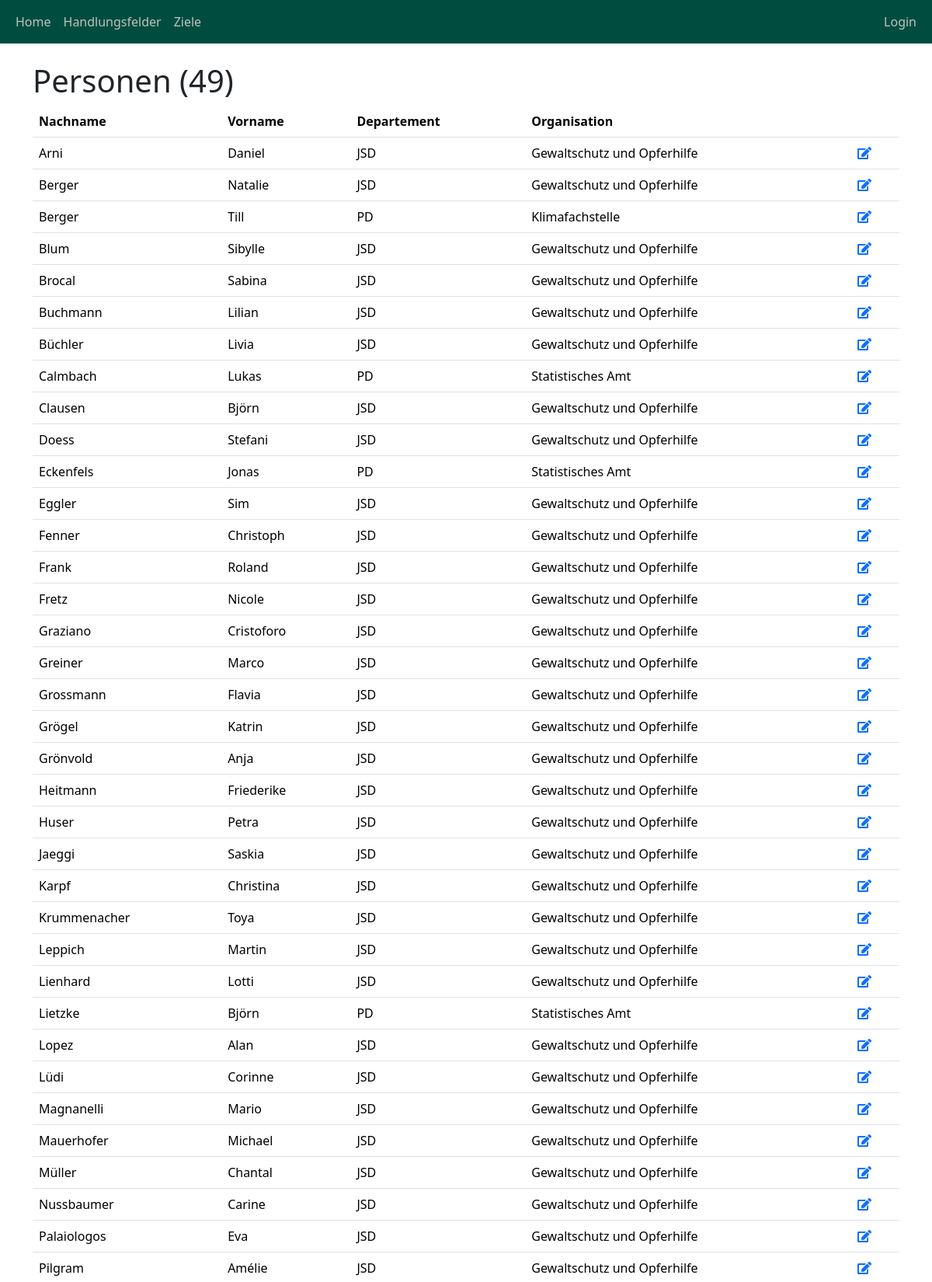
Screenshot of /personen/ (upper part) with the database file from the repository.
### objective_manager_app/models.py (models this page shows, shortened)
class Person(models.Model):
    user = models.OneToOneField(User, on_delete=models.CASCADE, blank=True, null=True)
    vorname = models.CharField(verbose_name= 'Vorname', max_length=200)
    nachname = models.CharField(verbose_name= 'Nachname', max_length=200)
    email = models.EmailField(verbose_name= 'Email', max_length=200, null=True, blank=True)
    telefon = models.CharField(verbose_name= 'Telefon', max_length=200, null=True, blank=True)
    organisation = models.ForeignKey(Organisation, on_delete=models.CASCADE)
    erstellt_am = models.DateTimeField(auto_now_add=True)
    class Meta:
        ordering = ['nachname', 'vorname']

class Organisation(models.Model):
    departement = models.CharField(max_length=200)
    dienststelle = models.CharField(max_length=200)
    bereich = models.CharField(max_length=200)
    departement_kuerzel = models.CharField(max_length=200)
    dienststelle_kuerzel = models.CharField(max_length=200)
    bereich_kuerzel = models.CharField(max_length=200)
    def __str__(self):
        return self.bereich if self.bereich else self.dienststelle
    class Meta:
        ordering = ['departement_kuerzel', 'dienststelle']

### objective_manager_app/views.py (the view)
# urls.py: path("personen/", views.personen_list, name="personen_list"),
def personen_list(request):
    personen = Person.objects.all()
    strategie_auswahl_id = request.session.get('strategie_id', None)
    strategie_auswahl = Strategie.objects.get(id=strategie_auswahl_id) if strategie_auswahl_id else None
    context = {
        'personen': personen,
        'strategie': strategie_auswahl,
    }
    return render(request, "objective_manager_app/personen_list.html", context)

### objective_manager_app/templatetags/custom_filters.py (called while the page is built)
@register.filter(name='is_in_group')
def is_in_group(user, group_name):
    if user.is_authenticated:
        return user.groups.filter(name=group_name).exists()
    return False

### templates/objective_manager_app/personen_list.html (shortened to what this page needs)
{% extends "base.html" %}
{% block content %}
    <div class="container">
        <h1>Personen ({{ personen|length}})</h1>
        <table class="table">
            <thead>
                <tr>
                    <th>Nachname</th>
                    <th>Vorname</th>
                    <th>Departement</th>
                    <th>Organisation</th>
                    <th></th>
                </tr>
            </thead>
            <tbody>
                {% for person in personen %}
                <tr>
                    <td>{{ person.nachname }}</td>
                    <td>{{ person.vorname }}</td>
                    <td>{{ person.organisation.departement_kuerzel }}</td>
                    <td>{{ person.organisation }}</td>
                    <td><a href="{% url 'person_edit' person.pk %}"><i class="fas fa-edit"></i></a></td>
                </tr>
                {% endfor %}
            </tbody>
        </table>
    </div>
{% endblock %}

### rows the page displays
Person: nachname "Arni", vorname "Daniel", organisation.departement_kuerzel "JSD", organisation "Gewaltschutz und Opferhilfe"
Person: nachname "Berger", vorname "Natalie", organisation.departement_kuerzel "JSD", organisation "Gewaltschutz und Opferhilfe"
Person: nachname "Berger", vorname "Till", organisation.departement_kuerzel "PD", organisation "Klimafachstelle"
Person: nachname "Blum", vorname "Sibylle", organisation.departement_kuerzel "JSD", organisation "Gewaltschutz und Opferhilfe"
Person: nachname "Brocal", vorname "Sabina", organisation.departement_kuerzel "JSD", organisation "Gewaltschutz und Opferhilfe"
Person: nachname "Buchmann", vorname "Lilian", organisation.departement_kuerzel "JSD", organisation "Gewaltschutz und Opferhilfe"
Person: nachname "Büchler", vorname "Livia", organisation.departement_kuerzel "JSD", organisation "Gewaltschutz und Opferhilfe"
Person: nachname "Calmbach", vorname "Lukas", organisation.departement_kuerzel "PD", organisation "Statistisches Amt"
Person: nachname "Clausen", vorname "Björn", organisation.departement_kuerzel "JSD", organisation "Gewaltschutz und Opferhilfe"
Person: nachname "Doess", vorname "Stefani", organisation.departement_kuerzel "JSD", organisation "Gewaltschutz und Opferhilfe"
Person: nachname "Eckenfels", vorname "Jonas", organisation.departement_kuerzel "PD", organisation "Statistisches Amt"
Person: nachname "Eggler", vorname "Sim", organisation.departement_kuerzel "JSD", organisation "Gewaltschutz und Opferhilfe"
Person: nachname "Fenner", vorname "Christoph", organisation.departement_kuerzel "JSD", organisation "Gewaltschutz und Opferhilfe"
Person: nachname "Frank", vorname "Roland", organisation.departement_kuerzel "JSD", organisation "Gewaltschutz und Opferhilfe"
Person: nachname "Fretz", vorname "Nicole", organisation.departement_kuerzel "JSD", organisation "Gewaltschutz und Opferhilfe"
Person: nachname "Graziano", vorname "Cristoforo", organisation.departement_kuerzel "JSD", organisation "Gewaltschutz und Opferhilfe"
Person: nachname "Greiner", vorname "Marco", organisation.departement_kuerzel "JSD", organisation "Gewaltschutz und Opferhilfe"
Person: nachname "Grossmann", vorname "Flavia", organisation.departement_kuerzel "JSD", organisation "Gewaltschutz und Opferhilfe"
Person: nachname "Grögel", vorname "Katrin", organisation.departement_kuerzel "JSD", organisation "Gewaltschutz und Opferhilfe"
Person: nachname "Grönvold", vorname "Anja", organisation.departement_kuerzel "JSD", organisation "Gewaltschutz und Opferhilfe"
Person: nachname "Heitmann", vorname "Friederike", organisation.departement_kuerzel "JSD", organisation "Gewaltschutz und Opferhilfe"
Person: nachname "Huser", vorname "Petra", organisation.departement_kuerzel "JSD", organisation "Gewaltschutz und Opferhilfe"
Person: nachname "Jaeggi", vorname "Saskia", organisation.departement_kuerzel "JSD", organisation "Gewaltschutz und Opferhilfe"
Person: nachname "Karpf", vorname "Christina", organisation.departement_kuerzel "JSD", organisation "Gewaltschutz und Opferhilfe"
Person: nachname "Krummenacher", vorname "Toya", organisation.departement_kuerzel "JSD", organisation "Gewaltschutz und Opferhilfe"
Person: nachname "Leppich", vorname "Martin", organisation.departement_kuerzel "JSD", organisation "Gewaltschutz und Opferhilfe"
Person: nachname "Lienhard", vorname "Lotti", organisation.departement_kuerzel "JSD", organisation "Gewaltschutz und Opferhilfe"
Person: nachname "Lietzke", vorname "Björn", organisation.departement_kuerzel "PD", organisation "Statistisches Amt"
Person: nachname "Lopez", vorname "Alan", organisation.departement_kuerzel "JSD", organisation "Gewaltschutz und Opferhilfe"
Person: nachname "Lüdi", vorname "Corinne", organisation.departement_kuerzel "JSD", organisation "Gewaltschutz und Opferhilfe"
Person: nachname "Magnanelli", vorname "Mario", organisation.departement_kuerzel "JSD", organisation "Gewaltschutz und Opferhilfe"
Person: nachname "Mauerhofer", vorname "Michael", organisation.departement_kuerzel "JSD", organisation "Gewaltschutz und Opferhilfe"
Person: nachname "Müller", vorname "Chantal", organisation.departement_kuerzel "JSD", organisation "Gewaltschutz und Opferhilfe"
Person: nachname "Nussbaumer", vorname "Carine", organisation.departement_kuerzel "JSD", organisation "Gewaltschutz und Opferhilfe"
Person: nachname "Palaiologos", vorname "Eva", organisation.departement_kuerzel "JSD", organisation "Gewaltschutz und Opferhilfe"
Person: nachname "Pilgram", vorname "Amélie", organisation.departement_kuerzel "JSD", organisation "Gewaltschutz und Opferhilfe"

### other values shown
{{ personen|length }} "49"
